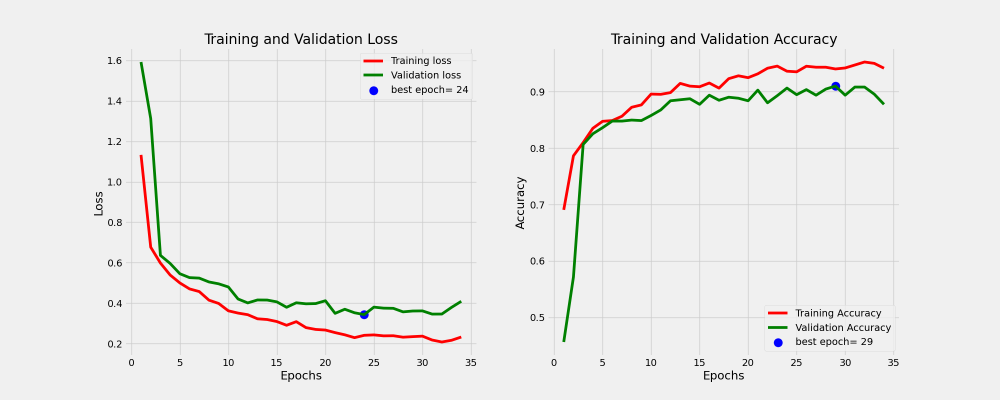
#> input picture report/img/ResNet50.png, 2000 x 800 px (shown at 1/2 size)
$ python -i augment_data.py   (imports and definitions only)
#> lines starting #> are read from the running program, lines starting #| are printed output that depends on the picture; after the words box and inside, x2 and y2 are one past the last pixel; in counts of white or black regions, pixels touching at a corner belong together
import numpy as np
import os
import random
import argparse
import time
import cv2
from tqdm import tqdm
import imutils

# [51 lines left out: functions add_gaussian_noise, add_speckle_noise, rotate_img, not called in this run]

def crop_img3(img):
	"""
	Finds the extreme points on the image and crops the rectangular out of them
	"""
	gray = cv2.cvtColor(img, cv2.COLOR_RGB2GRAY)
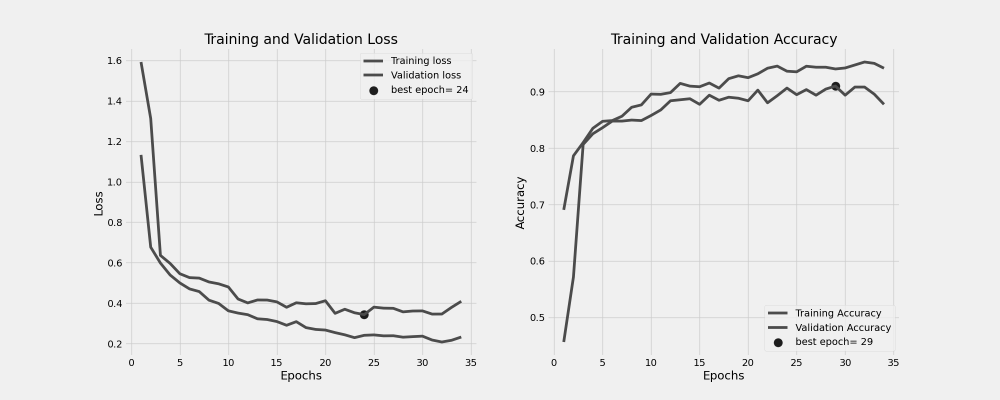
#> gray: shape (800, 2000) (shown at 1/2 size); min 0, max 240, mean 235.1
	gray = cv2.GaussianBlur(gray, (3, 3), 0)

	# threshold the image, then perform a series of erosions +
	# dilations to remove any small regions of noise
	thresh = cv2.threshold(gray, 45, 255, cv2.THRESH_BINARY)[1]
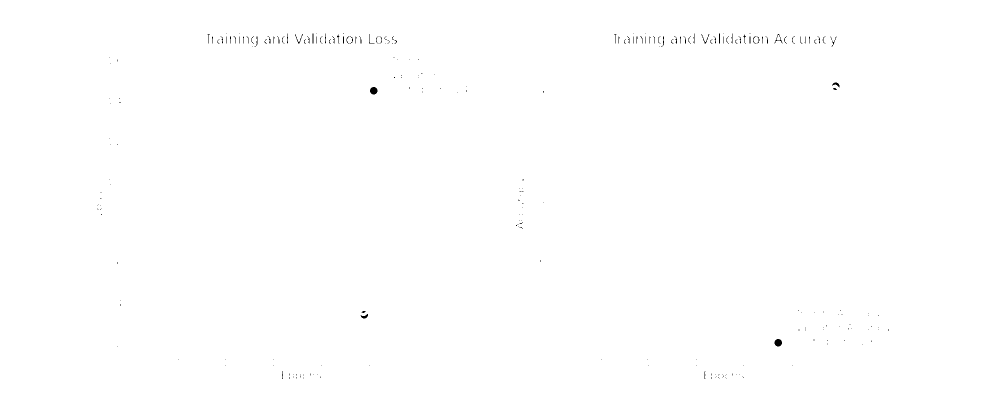
#> thresh: shape (800, 2000) (shown at 1/2 size); 99.8% white; black in thin lines or dots, all inside (x1, y1, x2, y2) = (194, 67, 1778, 758)
	thresh = cv2.erode(thresh, None, iterations=2)
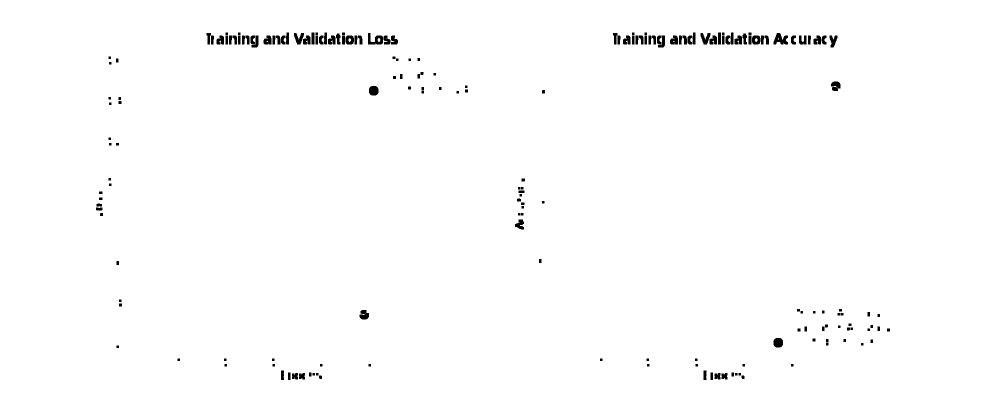
#> thresh: shape (800, 2000) (shown at 1/2 size); 99% white; 182 black regions, largest, box (x1, y1, x2, y2) and area: (1547, 66, 1576, 89) 420, (736, 66, 766, 89) 398, (738, 172, 757, 191) 313
	thresh = cv2.dilate(thresh, None, iterations=2)

	# find contours in thresholded image, then grab the largest one
	cnts = cv2.findContours(thresh.copy(), cv2.RETR_EXTERNAL, cv2.CHAIN_APPROX_SIMPLE)
#> cnts = 1 contour; box (x1, y1, x2, y2) and area: (0, 0, 2000, 800) 1597201
	cnts = imutils.grab_contours(cnts)
#> cnts = [[[0, 0], [0, 799], [1999, 799], [1999, 0]]]
	c = max(cnts, key=cv2.contourArea)
#> c = [[0, 0], [0, 799], [1999, 799], [1999, 0]]

	# find the extreme points
	extLeft = tuple(c[c[:, :, 0].argmin()][0])
#> extLeft = (0, 0)
	extRight = tuple(c[c[:, :, 0].argmax()][0])
#> extRight = (1999, 799)
	extTop = tuple(c[c[:, :, 1].argmin()][0])
#> extTop = (0, 0)
	extBot = tuple(c[c[:, :, 1].argmax()][0])
#> extBot = (0, 799)
	ADD_PIXELS = 0
	new_img = img[extTop[1]-ADD_PIXELS:extBot[1]+ADD_PIXELS, extLeft[0]-ADD_PIXELS:extRight[0]+ADD_PIXELS].copy()

	return new_img

# cropping was creating artifacts in the image
# so I decided to better skip it
def crop_img(img):
    return img

# [220 lines left out: functions contrast_img, brightness_img, shift_img, main, not called in this run]

# [6 lines not run here, left out]

>>> import cv2
>>> picture = cv2.cvtColor(cv2.imread('../report/img/ResNet50.png'), cv2.COLOR_BGR2RGB)
>>> result = crop_img3(picture)

$ run again, on report/img/VGG16_aug.png
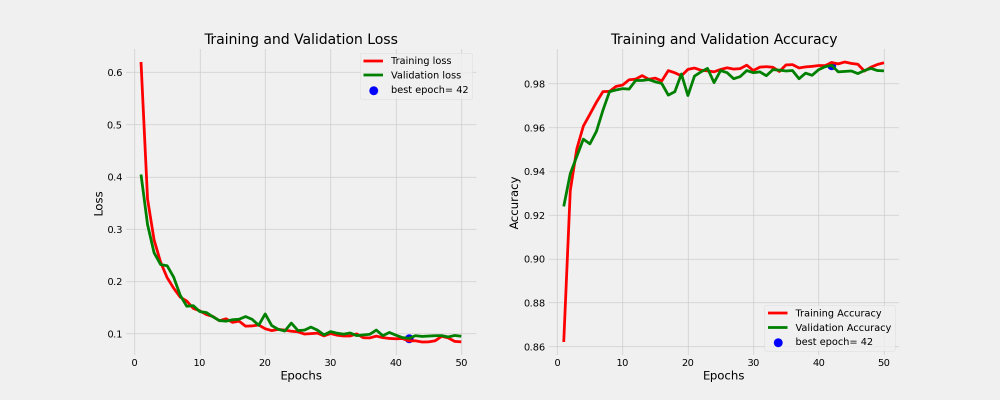
#> input picture report/img/VGG16_aug.png, 2000 x 800 px (shown at 1/2 size)
#> in crop_img3, `gray = cv2.cvtColor(img, cv2.COLOR_RGB2GRAY)`:
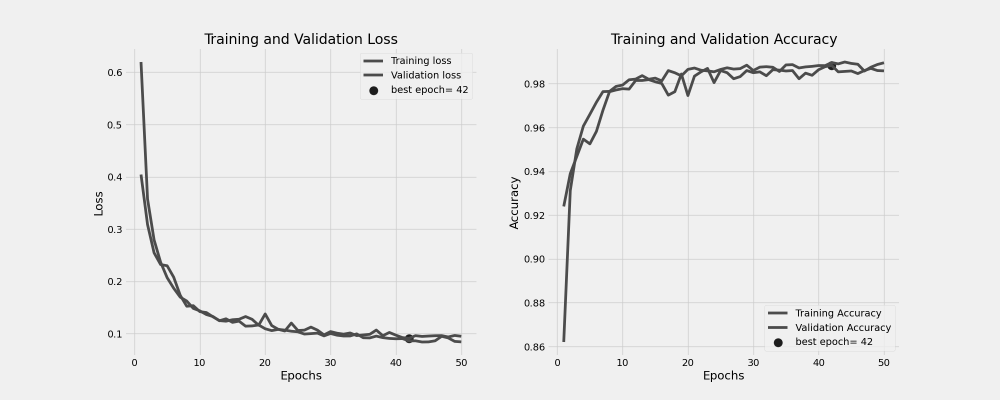
#> gray: shape (800, 2000) (shown at 1/2 size); min 0, max 240, mean 235.1
#> in crop_img3, `thresh = cv2.erode(thresh, None, iterations=2)`:
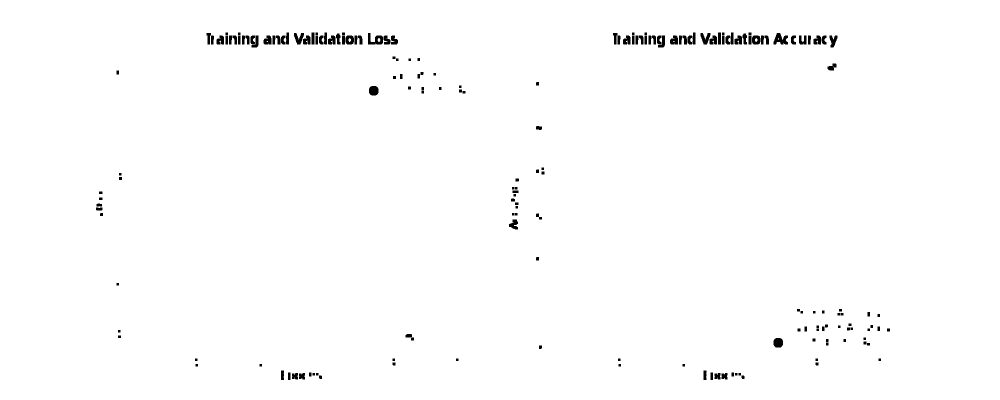
#> thresh: shape (800, 2000) (shown at 1/2 size); 99% white; 178 black regions, largest, box (x1, y1, x2, y2) and area: (1547, 66, 1576, 89) 420, (736, 66, 766, 89) 398, (1547, 676, 1566, 695) 315
#> in crop_img3, `cnts = cv2.findContours(thresh.copy(), cv2.RETR_EXTERNAL, cv2.CHAIN_AP..`: cnts = 1 contour; box (x1, y1, x2, y2) and area: (0, 0, 2000, 800) 1597201
#> in crop_img3, `cnts = imutils.grab_contours(cnts)`: cnts = [[[0, 0], [0, 799], [1999, 799], [1999, 0]]]
#> c = [[0, 0], [0, 799], [1999, 799], [1999, 0]]
#> extLeft = (0, 0)
#> extRight = (1999, 799)
#> extTop = (0, 0)
#> extBot = (0, 799)

$ run again, on report/img/VGG16_aug_conf_mat.png
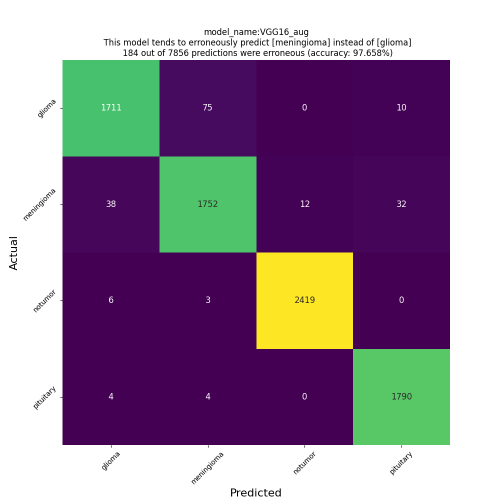
#> input picture report/img/VGG16_aug_conf_mat.png, 1000 x 1000 px (shown at 1/2 size)
#> in crop_img3, `gray = cv2.cvtColor(img, cv2.COLOR_RGB2GRAY)`:
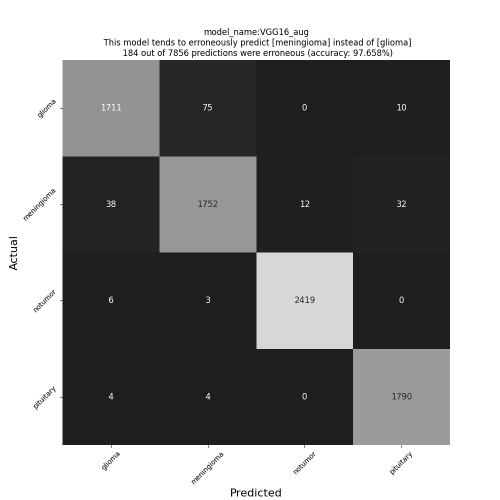
#> gray: shape (1000, 1000) (shown at 1/2 size); min 0, max 255, mean 140.1
#> in crop_img3, `thresh = cv2.dilate(thresh, None, iterations=2)`:
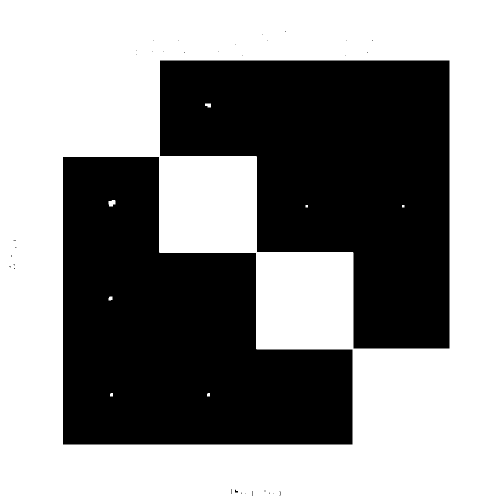
#> thresh: shape (1000, 1000) (shown at 1/2 size); 55.7% white; 34 black regions (31 under 20 px)
#> in crop_img3, `cnts = cv2.findContours(thresh.copy(), cv2.RETR_EXTERNAL, cv2.CHAIN_AP..`: cnts = 1 contour; box (x1, y1, x2, y2) and area: (0, 0, 1000, 1000) 998001
#> in crop_img3, `cnts = imutils.grab_contours(cnts)`: cnts = [[[0, 0], [0, 999], [999, 999], [999, 0]]]
#> c = [[0, 0], [0, 999], [999, 999], [999, 0]]
#> extLeft = (0, 0)
#> extRight = (999, 999)
#> extTop = (0, 0)
#> extBot = (0, 999)

$ run again, on report/img/VGG16_aug_train_valid_distribution.png
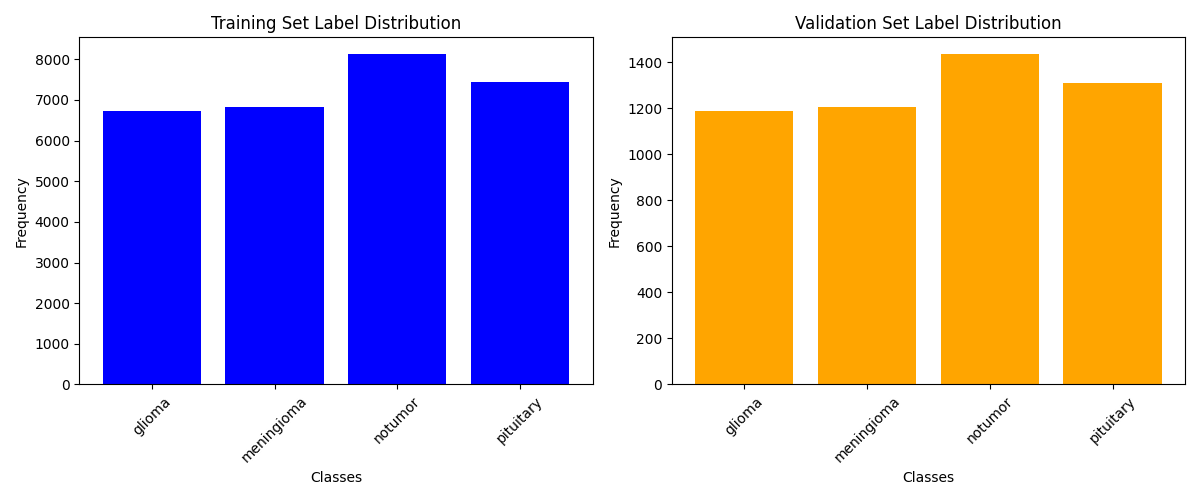
#> input picture report/img/VGG16_aug_train_valid_distribution.png, 1200 x 500 px
#> in crop_img3, `thresh = cv2.erode(thresh, None, iterations=2)`:
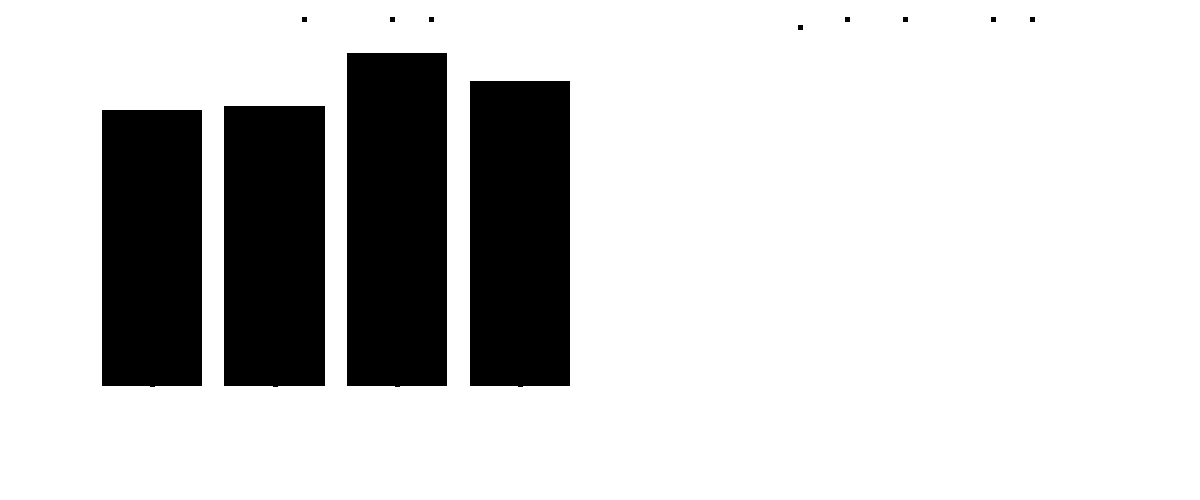
#> thresh: shape (500, 1200); 80% white; 12 black regions
#> in crop_img3, `cnts = cv2.findContours(thresh.copy(), cv2.RETR_EXTERNAL, cv2.CHAIN_AP..`: cnts = 1 contour; box (x1, y1, x2, y2) and area: (0, 0, 1200, 500) 598301
#> in crop_img3, `cnts = imutils.grab_contours(cnts)`: cnts = [[[0, 0], [0, 499], [1199, 499], [1199, 0]]]
#> c = [[0, 0], [0, 499], [1199, 499], [1199, 0]]
#> extLeft = (0, 0)
#> extRight = (1199, 499)
#> extTop = (0, 0)
#> extBot = (0, 499)
#> in crop_img3, `new_img = img[extTop[1]-ADD_PIXELS:extBot[1]+ADD_PIXELS, extLeft[0]-AD..`:
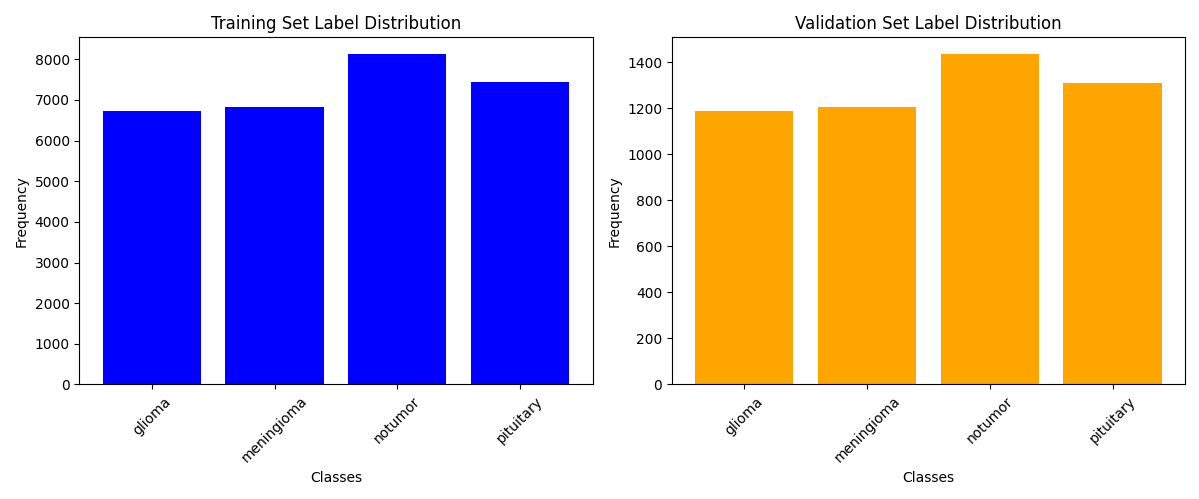
#> new_img: shape (499, 1199, 3); mean R, G, B 201.3, 183.9, 201.4
